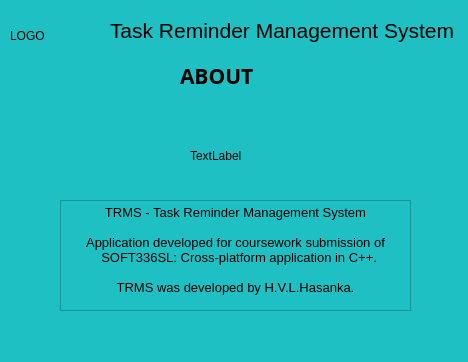
<?xml version="1.0" encoding="UTF-8"?>
<ui version="4.0">
 <class>AboutDialog</class>
 <widget class="QDialog" name="AboutDialog">
  <property name="geometry">
   <rect>
    <x>0</x>
    <y>0</y>
    <width>468</width>
    <height>362</height>
   </rect>
  </property>
  <property name="windowTitle">
   <string>TRMS - ABOUT</string>
  </property>
  <property name="windowIcon">
   <iconset resource="assets.qrc">
    <normaloff>:/images/TRMS-Logo-Without-Text.ico</normaloff>:/images/TRMS-Logo-Without-Text.ico</iconset>
  </property>
  <property name="styleSheet">
   <string notr="true">background-color: rgb(31, 192, 196);</string>
  </property>
  <widget class="QLabel" name="label">
   <property name="geometry">
    <rect>
     <x>180</x>
     <y>50</y>
     <width>201</width>
     <height>51</height>
    </rect>
   </property>
   <property name="font">
    <font>
     <family>Malgun Gothic</family>
     <pointsize>16</pointsize>
     <weight>75</weight>
     <bold>true</bold>
    </font>
   </property>
   <property name="text">
    <string>ABOUT</string>
   </property>
  </widget>
  <widget class="QLabel" name="label_3">
   <property name="geometry">
    <rect>
     <x>110</x>
     <y>10</y>
     <width>351</width>
     <height>41</height>
    </rect>
   </property>
   <property name="font">
    <font>
     <pointsize>16</pointsize>
    </font>
   </property>
   <property name="text">
    <string>Task Reminder Management System</string>
   </property>
  </widget>
  <widget class="QLabel" name="logo_label">
   <property name="geometry">
    <rect>
     <x>10</x>
     <y>10</y>
     <width>81</width>
     <height>51</height>
    </rect>
   </property>
   <property name="text">
    <string>LOGO</string>
   </property>
  </widget>
  <widget class="QLabel" name="aboutImage_label">
   <property name="geometry">
    <rect>
     <x>190</x>
     <y>120</y>
     <width>81</width>
     <height>71</height>
    </rect>
   </property>
   <property name="text">
    <string>TextLabel</string>
   </property>
  </widget>
  <widget class="QTextEdit" name="textEdit">
   <property name="geometry">
    <rect>
     <x>60</x>
     <y>200</y>
     <width>351</width>
     <height>111</height>
    </rect>
   </property>
   <property name="html">
    <string>&lt;!DOCTYPE HTML PUBLIC &quot;-//W3C//DTD HTML 4.0//EN&quot; &quot;http://www.w3.org/TR/REC-html40/strict.dtd&quot;&gt;
&lt;html&gt;&lt;head&gt;&lt;meta name=&quot;qrichtext&quot; content=&quot;1&quot; /&gt;&lt;style type=&quot;text/css&quot;&gt;
p, li { white-space: pre-wrap; }
&lt;/style&gt;&lt;/head&gt;&lt;body style=&quot; font-family:'MS Shell Dlg 2'; font-size:8.25pt; font-weight:400; font-style:normal;&quot;&gt;
&lt;p align=&quot;center&quot; style=&quot; margin-top:0px; margin-bottom:0px; margin-left:0px; margin-right:0px; -qt-block-indent:0; text-indent:0px;&quot;&gt;&lt;span style=&quot; font-size:10pt;&quot;&gt;TRMS - Task Reminder Management System&lt;/span&gt;&lt;/p&gt;
&lt;p align=&quot;center&quot; style=&quot;-qt-paragraph-type:empty; margin-top:0px; margin-bottom:0px; margin-left:0px; margin-right:0px; -qt-block-indent:0; text-indent:0px; font-size:10pt;&quot;&gt;&lt;br /&gt;&lt;/p&gt;
&lt;p align=&quot;center&quot; style=&quot; margin-top:0px; margin-bottom:0px; margin-left:0px; margin-right:0px; -qt-block-indent:0; text-indent:0px;&quot;&gt;&lt;span style=&quot; font-size:10pt;&quot;&gt;Application developed for coursework submission of&lt;/span&gt;&lt;/p&gt;
&lt;p align=&quot;center&quot; style=&quot; margin-top:0px; margin-bottom:0px; margin-left:0px; margin-right:0px; -qt-block-indent:0; text-indent:0px;&quot;&gt;&lt;span style=&quot; font-size:10pt;&quot;&gt;  SOFT336SL: Cross-platform application in C++.&lt;/span&gt;&lt;/p&gt;
&lt;p align=&quot;center&quot; style=&quot;-qt-paragraph-type:empty; margin-top:0px; margin-bottom:0px; margin-left:0px; margin-right:0px; -qt-block-indent:0; text-indent:0px; font-size:10pt;&quot;&gt;&lt;br /&gt;&lt;/p&gt;
&lt;p align=&quot;center&quot; style=&quot; margin-top:0px; margin-bottom:0px; margin-left:0px; margin-right:0px; -qt-block-indent:0; text-indent:0px;&quot;&gt;&lt;span style=&quot; font-size:10pt;&quot;&gt;TRMS was developed by H.V.L.Hasanka.&lt;/span&gt;&lt;/p&gt;&lt;/body&gt;&lt;/html&gt;</string>
   </property>
  </widget>
 </widget>
 <resources>
  <include location="assets.qrc"/>
 </resources>
 <connections/>
</ui>
